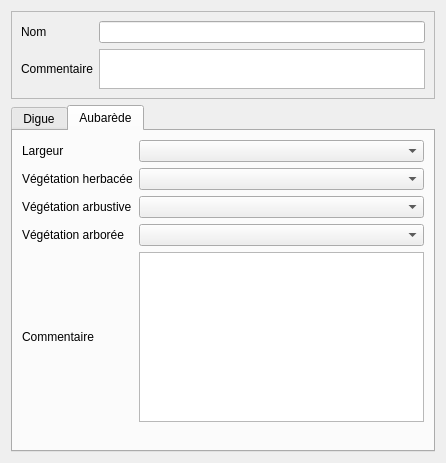
<?xml version="1.0" encoding="UTF-8"?>
<ui version="4.0">
 <class>Form_base3_levee</class>
 <widget class="QWidget" name="Form_base3_levee">
  <property name="geometry">
   <rect>
    <x>0</x>
    <y>0</y>
    <width>446</width>
    <height>463</height>
   </rect>
  </property>
  <property name="windowTitle">
   <string>Form</string>
  </property>
  <layout class="QVBoxLayout" name="verticalLayout" stretch="1,10">
   <item>
    <widget class="QFrame" name="frame_2">
     <property name="frameShape">
      <enum>QFrame::StyledPanel</enum>
     </property>
     <property name="frameShadow">
      <enum>QFrame::Raised</enum>
     </property>
     <layout class="QGridLayout" name="gridLayout">
      <item row="0" column="1">
       <widget class="QLineEdit" name="lineEdit_nom"/>
      </item>
      <item row="0" column="0">
       <widget class="QLabel" name="label_2">
        <property name="text">
         <string>Nom</string>
        </property>
       </widget>
      </item>
      <item row="1" column="1">
       <widget class="QTextBrowser" name="textBrowser_comm">
        <property name="maximumSize">
         <size>
          <width>16777215</width>
          <height>40</height>
         </size>
        </property>
        <property name="readOnly">
         <bool>false</bool>
        </property>
       </widget>
      </item>
      <item row="1" column="0">
       <widget class="QLabel" name="label_9">
        <property name="text">
         <string>Commentaire</string>
        </property>
       </widget>
      </item>
     </layout>
    </widget>
   </item>
   <item>
    <widget class="QTabWidget" name="tabWidget_2">
     <property name="currentIndex">
      <number>1</number>
     </property>
     <widget class="QWidget" name="tab_4">
      <attribute name="title">
       <string>Digue</string>
      </attribute>
      <layout class="QVBoxLayout" name="verticalLayout_9">
       <item>
        <widget class="QFrame" name="frame">
         <property name="frameShape">
          <enum>QFrame::StyledPanel</enum>
         </property>
         <property name="frameShadow">
          <enum>QFrame::Raised</enum>
         </property>
         <layout class="QGridLayout" name="gridLayout_2" columnstretch="1,10,0,0">
          <item row="0" column="2">
           <widget class="QLabel" name="label_3">
            <property name="text">
             <string>Constitution</string>
            </property>
           </widget>
          </item>
          <item row="2" column="3">
           <widget class="QDateEdit" name="dateEdit_datecontruct">
            <property name="calendarPopup">
             <bool>true</bool>
            </property>
           </widget>
          </item>
          <item row="0" column="3">
           <widget class="QComboBox" name="comboBox_contitution"/>
          </item>
          <item row="2" column="2">
           <widget class="QLabel" name="label_11">
            <property name="text">
             <string>Date de construction</string>
            </property>
           </widget>
          </item>
          <item row="0" column="1">
           <widget class="QComboBox" name="comboBox_type"/>
          </item>
          <item row="0" column="0">
           <widget class="QLabel" name="label">
            <property name="text">
             <string>Type</string>
            </property>
           </widget>
          </item>
          <item row="2" column="1">
           <widget class="QComboBox" name="comboBox_classement"/>
          </item>
          <item row="2" column="0">
           <widget class="QLabel" name="label_4">
            <property name="text">
             <string>Classement</string>
            </property>
           </widget>
          </item>
          <item row="3" column="0">
           <widget class="QLabel" name="label_12">
            <property name="text">
             <string>Etat général</string>
            </property>
           </widget>
          </item>
          <item row="3" column="1">
           <widget class="QComboBox" name="comboBox_etat_fonc"/>
          </item>
         </layout>
        </widget>
       </item>
       <item>
        <widget class="QTabWidget" name="tabWidget">
         <property name="currentIndex">
          <number>0</number>
         </property>
         <widget class="QWidget" name="tab_1">
          <attribute name="title">
           <string>Photo</string>
          </attribute>
          <layout class="QVBoxLayout" name="verticalLayout_2"/>
         </widget>
         <widget class="QWidget" name="tab">
          <attribute name="title">
           <string>Profil en travers</string>
          </attribute>
          <layout class="QVBoxLayout" name="verticalLayout_6">
           <item>
            <widget class="QStackedWidget" name="stackedWidget_profiltravers">
             <property name="currentIndex">
              <number>0</number>
             </property>
             <widget class="QWidget" name="page">
              <layout class="QVBoxLayout" name="verticalLayout_7"/>
             </widget>
             <widget class="QWidget" name="page_2">
              <layout class="QVBoxLayout" name="verticalLayout_8"/>
             </widget>
            </widget>
           </item>
          </layout>
         </widget>
         <widget class="QWidget" name="tab_2">
          <attribute name="title">
           <string>Profil en long</string>
          </attribute>
          <layout class="QVBoxLayout" name="verticalLayout_5"/>
         </widget>
         <widget class="QWidget" name="tab_3">
          <attribute name="title">
           <string>Intervenants</string>
          </attribute>
          <layout class="QVBoxLayout" name="verticalLayout_4">
           <item>
            <widget class="QGroupBox" name="groupBox_2">
             <property name="title">
              <string>Intervenants</string>
             </property>
             <layout class="QVBoxLayout" name="verticalLayout_3">
              <property name="leftMargin">
               <number>3</number>
              </property>
              <property name="topMargin">
               <number>3</number>
              </property>
              <property name="rightMargin">
               <number>3</number>
              </property>
              <property name="bottomMargin">
               <number>3</number>
              </property>
              <item>
               <widget class="QTextBrowser" name="textBrowser_intervenants">
                <property name="maximumSize">
                 <size>
                  <width>16777215</width>
                  <height>60</height>
                 </size>
                </property>
               </widget>
              </item>
              <item>
               <widget class="QPushButton" name="pushButton_defineinter">
                <property name="text">
                 <string>Definir les intervenants</string>
                </property>
               </widget>
              </item>
             </layout>
            </widget>
           </item>
           <item>
            <spacer name="verticalSpacer">
             <property name="orientation">
              <enum>Qt::Vertical</enum>
             </property>
             <property name="sizeHint" stdset="0">
              <size>
               <width>20</width>
               <height>40</height>
              </size>
             </property>
            </spacer>
           </item>
          </layout>
         </widget>
        </widget>
       </item>
      </layout>
     </widget>
     <widget class="QWidget" name="tab_5">
      <attribute name="title">
       <string>Aubarède</string>
      </attribute>
      <layout class="QGridLayout" name="gridLayout_3">
       <item row="0" column="1">
        <widget class="QComboBox" name="comboBox_aubaredelargeur"/>
       </item>
       <item row="5" column="0">
        <widget class="QLabel" name="label_8">
         <property name="text">
          <string>Commentaire</string>
         </property>
        </widget>
       </item>
       <item row="4" column="1">
        <widget class="QComboBox" name="comboBox_aubaredevegarboree"/>
       </item>
       <item row="1" column="1">
        <widget class="QComboBox" name="comboBox_aubaredevegherbacee"/>
       </item>
       <item row="6" column="1">
        <spacer name="verticalSpacer_2">
         <property name="orientation">
          <enum>Qt::Vertical</enum>
         </property>
         <property name="sizeHint" stdset="0">
          <size>
           <width>20</width>
           <height>40</height>
          </size>
         </property>
        </spacer>
       </item>
       <item row="1" column="0">
        <widget class="QLabel" name="label_5">
         <property name="text">
          <string>Végétation herbacée</string>
         </property>
         <property name="wordWrap">
          <bool>true</bool>
         </property>
        </widget>
       </item>
       <item row="0" column="0">
        <widget class="QLabel" name="label_10">
         <property name="text">
          <string>Largeur</string>
         </property>
        </widget>
       </item>
       <item row="3" column="1">
        <widget class="QComboBox" name="comboBox_aubaredevegarbustive"/>
       </item>
       <item row="5" column="1">
        <widget class="QTextBrowser" name="textBrowser_aubaredecommentaire"/>
       </item>
       <item row="4" column="0">
        <widget class="QLabel" name="label_6">
         <property name="text">
          <string>Végétation arborée</string>
         </property>
         <property name="wordWrap">
          <bool>true</bool>
         </property>
        </widget>
       </item>
       <item row="3" column="0">
        <widget class="QLabel" name="label_7">
         <property name="text">
          <string>Végétation arbustive</string>
         </property>
         <property name="wordWrap">
          <bool>true</bool>
         </property>
        </widget>
       </item>
      </layout>
     </widget>
    </widget>
   </item>
  </layout>
 </widget>
 <resources/>
 <connections/>
</ui>
